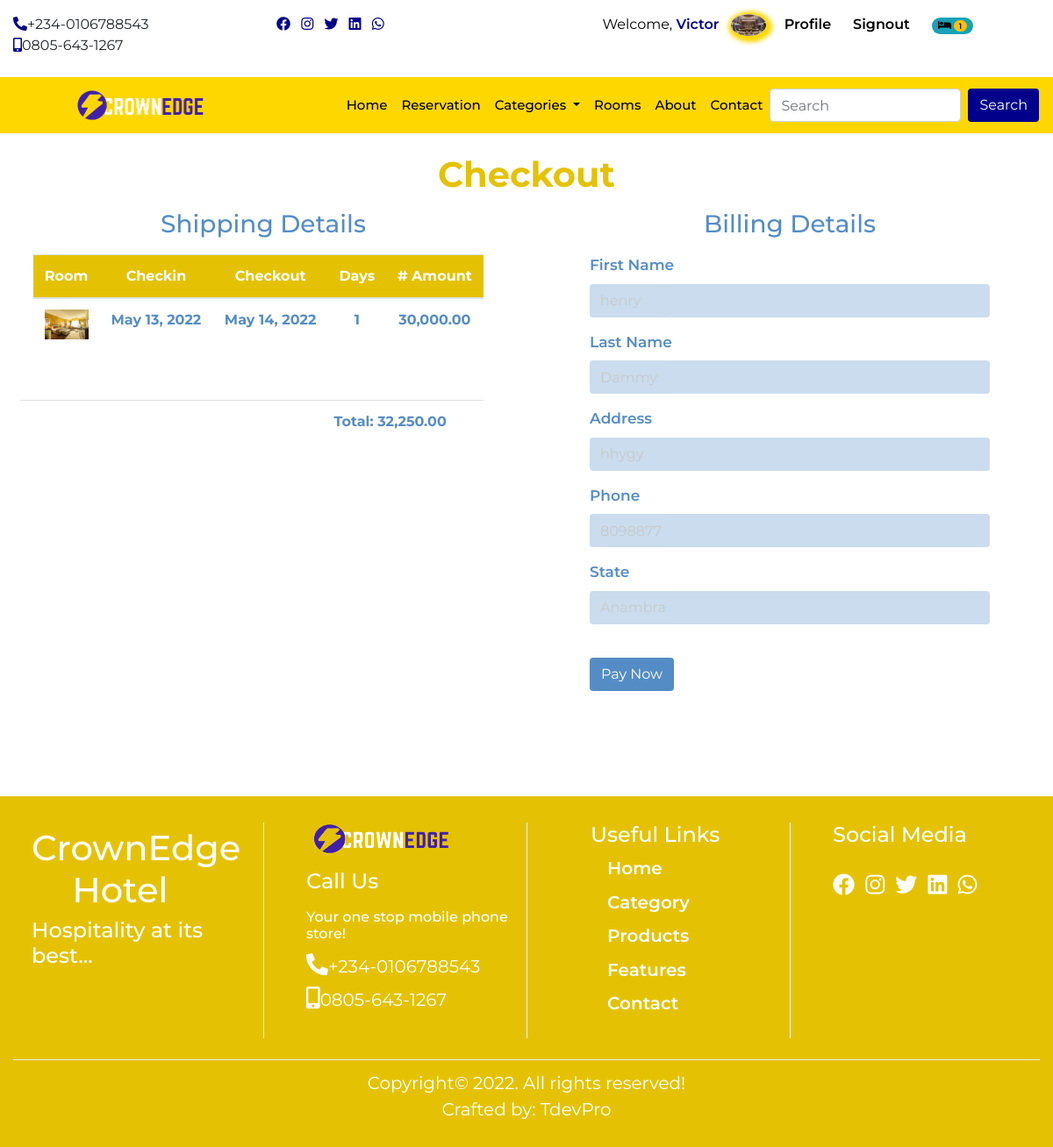
Screenshot of /checkout (signed in) with the database file from the repository.
### userprofile/models.py (models this page shows, shortened)
class Profile(models.Model):
    user = models.OneToOneField(User, on_delete= models.CASCADE)
    first_name = models.CharField(max_length=50)
    last_name = models.CharField(max_length=50)
    email = models.EmailField()
    phone = models.CharField(max_length=20)
    address = models.CharField(max_length=150)
    state = models.CharField(max_length=50)
    pix = models.ImageField(upload_to= 'profile', default='profile/avatar.jpg')
    class Meta:
        db_table = 'profile'
        managed = True
        verbose_name = 'Profile'
        verbose_name_plural = 'Profiles'

### home/models.py (models this page shows, shortened)
class CompanyProfile(models.Model):
    name = models.CharField(max_length=50)
    keyword = models.CharField(max_length=150)
    description = models.CharField(max_length=150)
    logo = models.ImageField(upload_to='logo', blank=True, null=True)
    favicon = models.ImageField(upload_to='logo', blank=True, null=True, default='/favicon-96x96.png')
    carousel = models.ImageField(upload_to='carousel', blank=True, null=True)
    carousel2 = models.ImageField(upload_to='carousel', blank=True, null=True)
    carousel3 = models.ImageField(upload_to='carousel', blank=True, null=True)
    carousel4 = models.ImageField(upload_to='carousel', blank=True, null=True)
    banner = models.ImageField(upload_to='banner', blank=True, null=True)
    mobile = models.CharField(max_length=20)
    mobile2 = models.CharField(max_length=20)
    address = models.CharField(max_length=100)
    email = models.EmailField()
    website = models.URLField()
    about = models.TextField()
    about2 = models.TextField()
    copyright_year = models.CharField(max_length=4)
    class Meta:
        db_table = 'companyprofile'
        managed = True
        verbose_name = 'CompanyProfile'
        verbose_name_plural = 'CompanyProfile'

### booking/models.py (models this page shows, shortened)
class Booking(models.Model):
    user = models.ForeignKey(User, on_delete=models.CASCADE)
    room = models.ForeignKey(Room, on_delete=models.CASCADE)
    room_num = models.IntegerField()
    booking_code = models.CharField(max_length=50)
    checkin = models.DateField()
    checkout = models.DateField()
    no_days = models.IntegerField(blank=True, null=True)
    price = models.IntegerField()
    amount = models.IntegerField(blank=True, null=True)
    paid = models.BooleanField(default= False)
    available = models.BooleanField(default=True)
    booking_date = models.DateTimeField(auto_now_add=True)
    del_booking = models.DateTimeField(default=timezone.now)
    checkout_update = models.DateTimeField(auto_now=True)
    future = models.BooleanField(default=False)
    display = models.BooleanField(default=True)

### room/models.py (models this page shows, shortened)
class Room(models.Model):
    category = models.ForeignKey(Category,on_delete= models.CASCADE)
    tag = models.CharField(max_length=50)
    room_no = models.IntegerField()
    slug = models.SlugField(unique=True)
    room_img = models.ImageField(upload_to='room', blank=True, null=True)
    description = models.TextField()
    rate = models.IntegerField()
    amenity = models.CharField(max_length=100)
    standard_suite = models.BooleanField(default=False)
    luxury_suite = models.BooleanField(default=False)
    deluxe_suite = models.BooleanField(default=False)
    royal_suite = models.BooleanField(default=False)
    min_guest = models.IntegerField()
    max_guest = models.IntegerField()
    available = models.BooleanField(default=True)
    created_at = models.DateTimeField(auto_now_add=True)
    updated_at = models.DateTimeField(auto_now=True)
    class Meta:
        db_table = 'room'
        managed = True
        verbose_name = 'Room'
        verbose_name_plural = 'Room'

### home/views.py (the view)
# urls.py: path('checkout', views.checkout, name='checkout'),
@login_required(login_url='signin')
def checkout(request):
    profile = Profile.objects.get(user__username= request.user.username)
    booking = Booking.objects.filter(user__username= request.user.username, paid=False)
    subtotal = 0
    vat = 0
    total = 0
    for item in booking:
        subtotal += item.price * item.no_days
    vat = 0.075 * subtotal
    total = subtotal + vat
    context = {
        'profile': profile,
        'booking': booking,
        'total': total,
    }
    return render(request, 'checkout.html', context)

### home/templates/checkout.html (shortened to what this page needs)
{% extends "base.html" %}
{% load humanize %}
{% block header %} {% include 'header.html' %} {% endblock header %}
{% block content %}
<section>
  <div class="container-fluid check">
    <h1 class="title">checkout</h1>
    <div class="row">
      <div class="col-12 col-sm-12 col-md-6">
        <h3 class="summary">shipping details</h3>
        <div class="table-responsive">
          <table class="cart table">
            <thead>
              <tr>
                <th scope="col">room</th>
                <th scope="col">checkin</th>
                <th scope="col">checkout</th>
                <th scope="col">days</th>
                <th scope="col"># amount</th>
              </tr>
            </thead>
            <tbody>
              {% if booking %}
                {% for item in booking %}
                  <tr>
                    <td><img src="{{item.room.room_img.url}}" style="width: 50px;"></td>
                    <td>{{item.checkin}}</td>
                    <td>{{item.checkout}}</td>
                    <td>{{item.no_days}}</td>
                    <td>{{item.amount|floatformat:2|intcomma}}</td>
                  </tr>
                {% endfor %}
              {% endif %}
            </tbody>
          </table>
          <table class="cart table">
            <tbody>
            <tr>
              <td class="row"></td>
              <td></td>
              <td></td>
              <td></td>
              <td></td>
              <td></td>
              <td></td>
              <td></td>
              <td></td>
              <td></td>
              <td>Total: {{total|floatformat:2|intcomma}}</td>
            </tr>
          </tbody>
        </table>
        </div>
      </div>
      <div class="col-12 col-sm-12 col-md-6">
        <h3 class="summary">billing details</h3>
          <div class="shipping">
            <form action="{% url 'pay' %}" method="POST">
              <div class="form-group">
                <label class="labe" for="exampleInputText1">first name</label>
                <input type="text" name="first_name" value="{{profile.first_name}}" class="form-control" id="exampleInputText1" aria-describedby="textHelp">
              </div>
              <div class="form-group">
                <label class="labe"  for="exampleInputText1">last name</label>
                <input type="text" name="last_name" value="{{profile.last_name}}" class="form-control" id="exampleInputText1" aria-describedby="textHelp">
              </div>
              <div class="form-group">
                <label class="labe"  for="exampleInputText1">address</label>
                <input type="text" name="address" value="{{profile.address}}" class="form-control" id="exampleInputText1" aria-describedby="textHelp">
              </div>
              <div class="form-group">
                <label class="labe"  for="exampleInputText1">phone</label>
                <input type="text" name="phone" value="{{profile.phone}}" class="form-control" id="exampleInputText1" aria-describedby="textHelp">
              </div>
              <div class="form-group">
                <label class="labe"  for="exampleInputText1">state</label>
                <input type="text" name="state" value="{{profile.state}}" class="form-control" id="exampleInputText1" aria-describedby="textHelp">
              </div>
              <button type="submit" class="btn check-btn">Pay Now</button>
            </form>
          </div>
      </div>
    </div>
  </div>
</section>
{% endblock content %}
{% block footer %} {% include 'footer.html' %} {% endblock footer %}

### home/templates/header.html (shortened to what this page needs)
{% load sample_tags %}
<div class="container-fluid">
    <div class="row">
      <div class="col-12 col-sm-6 col-md-2 col-lg-3 mt-3 mb-2 hide">
        <ul class="list-inline">
          <li class="list-inline-item"><a href=""><i class="fas fa-phone-alt"></i></a><span>+234-0106788543</span></li>
          <li class="list-inline-item"><a href=""><i class="fas fa-mobile-alt"></i></a><span>0805-643-1267</span></li>
        </ul>
      </div>
      <div class="col-12 col-sm-6 col-md-2 col-lg-3 mt-3 mb-2 hide">
        <ul class="list-inline">
          <li class="list-inline-item"><a href=""><i class="fab fa-facebook"></i></a></li>
          <li class="list-inline-item"><a href=""><i class="fab fa-instagram"></i></a></li>
          <li class="list-inline-item"><a href=""><i class="fab fa-twitter"></i></a></li>
          <li class="list-inline-item"><a href=""><i class="fab fa-linkedin"></i></a></li>
          <li class="list-inline-item"><a href=""><i class="fab fa-whatsapp"></i></a></li>
        </ul>
      </div>
      <div class="col-12 col-sm-12 col-md-8 col-lg-6 mt-3 mb-2 auth">
        <ul class="">
          {% if user.is_authenticated %}
            <li class=""><a href="{% url 'profile' %}" class="welcome">welcome,
              <span>
                {% if user.first_name %}
                  {{request.user.first_name}}
                {% else %}
                  {{request.user.username}}
                {% endif %}
              </span></i></a></li>
            <li class=""><a href="" class="welimg"><img src="{{profile.pix.url}}"></a></li>
            <li class=""><a href="{% url 'profile' %}" class="user-btn"><span>profile</span></a></li>
            <li class=""><a href="{% url 'signout' %}" class="user-btn"><span>signout</span></a></li>
            <li class="">
              <a href="{% url 'booked' %}" class="user-btn">
                {% if itemcount > 0 %}
                  <span class="badge badge-pill badge-info">
                    <i class="fas fa-bed"></i>
                    <span class="badge badge-pill badge-warning">{{itemcount}}</span>
                  </span>
                {% else %}
                  <i class="fas fa-bed"></i>
                {% endif %}
              </a>
            </li>
          {% else %}
            <li class=""><a href="{% url 'signin' %}" class="user-btn"><i class="fas fa-user"></i><span>signin</span></a></li>
            <li class=""><a href="{% url 'signup' %}" class="user-btn"><i class="fas fa-users"></i><span>signup</span></a></li>
          {% endif %}
        </ul>
      </div>
    </div>
  </div>
      <nav class="navbar navbar-expand-lg navbar-light sticky-top">
        <a class="navbar-brand" href="{% url 'home' %}"><img src="{{cprofile.logo.url}}" alt=""></a>
        <div class="collapse navbar-collapse" id="navbarSupportedContent">
          <ul class="navbar-nav ml-auto">
            <li class="nav-item active">
              <a class="nav-link" href="{% url 'home' %}">home <span class="sr-only">(current)</span></a>
            </li>
            <li class="nav-item">
              <a class="nav-link" href="">reservation</a>
            </li>
            <li class="nav-item dropdown">
              <a class="nav-link dropdown-toggle" href="#" id="navbarDropdown" role="button" data-toggle="dropdown" aria-haspopup="true" aria-expanded="false">
                categories
              </a>
            </li>
            <li class="nav-item">
              <a class="nav-link" href="{% url 'rooms' %}">rooms</a>
            </li>
            <li class="nav-item">
              <a class="nav-link" href="{% intralink 'home' 'about' %}">about</a>
            </li>
            <li class="nav-item">
              <a class="nav-link" href="{% intralink 'home' 'contact' %}">contact</a>
            </li>
          </ul>
          <form class="form-inline my-2 my-lg-0" action="{% url 'search' %}" method="POST">
            <input class="form-control mr-sm-2" name="search" type="search" placeholder="Search" aria-label="Search">
            <button class="btn form-btn" type="submit">Search</button>
          </form>
        </div>
      </nav>

### home/templates/footer.html
<div class="footer">
    <div class="container-fluid footer2">
      <div class="row">
        <div class="col-12 col-sm-6 col-md-4 col-lg-3 foota-box">
          <h1>CrownEdge <span>Hotel</span></h1>
          <h4>Hospitality at its best...</h4>
        </div>
        <div class="col-12 col-sm-6 col-md-4 col-lg-3 foota-box2">
          <img src="{{cprofile.logo.url}}" alt="">
          <h4 class="mt-3 mb-3">Call Us</h4>
          <h6>Your one stop mobile phone store!</h6>
          <ul class="list-unstyled">
            <li><a href=""><i class="fas fa-phone-alt"></i></a><span>+234-0106788543</span></li>
            <li><a href=""><i class="fas fa-mobile-alt"></i></a><span>0805-643-1267</span></li>
          </ul>
        </div>
        <div class="col-12 col-sm-6 col-md-4 col-lg-3 foota-box3">
          <h4>Useful Links</h4>
          <ul class="list-unstyled">
            <li><a href="">Home</a></li>
            <li><a href="">Category</a></li>
            <li><a href="">Products</a></li>
            <li><a href="">Features</a></li>
            <li><a href="">Contact</a></li>
          </ul>
        </div>
        <div class="col-12 col-sm-6 col-md-12 col-lg-3 foota-box4">
          <h4 class="mb-4">Social Media</h4>
          <ul class="list-inline">
            <li class="list-inline-item"><a href=""><i class="fab fa-facebook"></i></a></li>
            <li class="list-inline-item"><a href=""><i class="fab fa-instagram"></i></a></li>
            <li class="list-inline-item"><a href=""><i class="fab fa-twitter"></i></a></li>
            <li class="list-inline-item"><a href=""><i class="fab fa-linkedin"></i></a></li>
            <li class="list-inline-item"><a href=""><i class="fab fa-whatsapp"></i></a></li>
          </ul>
        </div>
      </div>
      <div class="footer3">
        <p> Copyright&copy; 2022. All rights reserved! <br> Crafted by: TdevPro</p>
      </div>
    </div>
  </div>

### rows the page displays
Profile: pix (picture), first_name "henry", last_name "Dammy", address "hhygy", phone "8098877", state "Anambra"
CompanyProfile: logo (picture)
Booking: room.room_img (picture), checkin "May 13, 2022", checkout "May 14, 2022", no_days "1", amount "30,000.00"

### other values shown
{{ request.user.first_name }} "Victor"
{{ itemcount }} "1"
{{ total|floatformat:2|intcomma }} "32,250.00"
